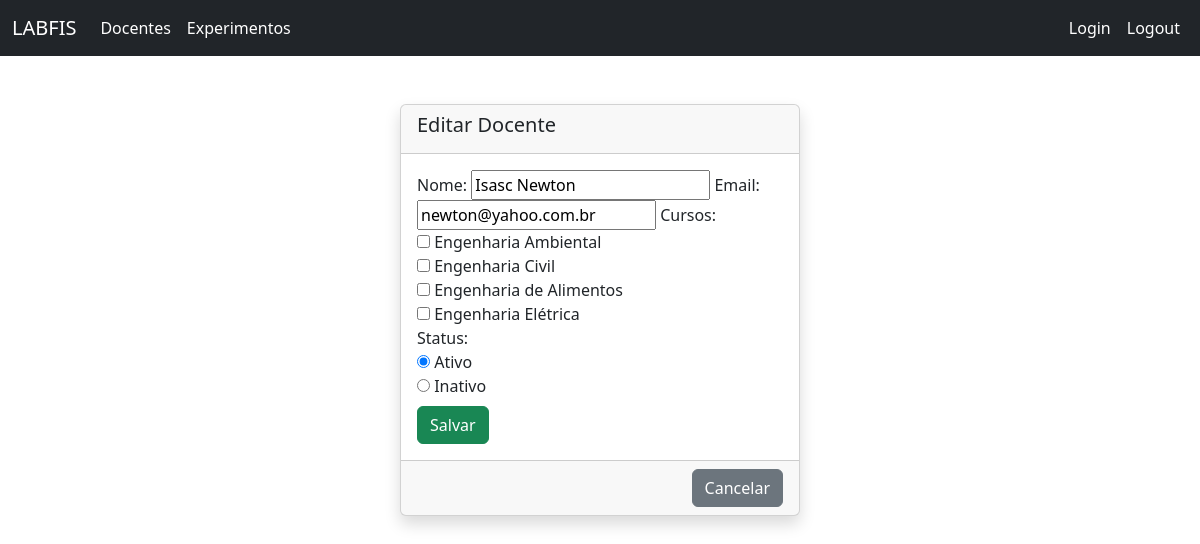
Screenshot of /editar/docente/3 with the database file from the repository.
### docentes/models.py (models this page shows, shortened)
class Docente(models.Model):
    STATUS_CHOICE = (
        ('Ativo', 'Ativo'),
        ('Inativo', 'Inativo'),
    )
    nome = models.CharField(max_length=255, null=False)
    email = models.EmailField(max_length=255, unique=True)
    cursos = models.ManyToManyField(Curso, blank=True)
    status = models.CharField(
        max_length=32,
        choices=STATUS_CHOICE,
        default='Ativo'
    )

class Curso(models.Model):
    nome = models.CharField(max_length=255, null=False, unique=True)
    def __str__(self):
        return self.nome

### docentes/views.py (the view, shortened to what this page needs)
# urls.py: path('editar/<str:obj>/<int:id>', views.update_view, name='update_view'),
def update_view(request, obj, id):
    if request.method == "GET":
        context = {}
        if obj == 'curso':
            curso = Curso.objects.get(id=id)
            form = CursoForm(instance=curso)
        elif obj == 'docente':
            docente = Docente.objects.get(id=id)
            form = DocenteForm(instance=docente)
        context['obj'] = obj
        context['form'] = form
        return render(request, 'docentes/update_view.html', context)

### docentes/forms.py
class DocenteForm(forms.ModelForm):
    STATUS_CHOICE = (
        ('Ativo', 'Ativo'),
        ('Inativo', 'Inativo'),
    )
    class Meta:
        model = Docente
        fields = "__all__"
    cursos = forms.ModelMultipleChoiceField(
        queryset = Curso.objects.all(),
        widget = forms.CheckboxSelectMultiple
    )
    status = forms.ChoiceField(
        widget = forms.RadioSelect,
        choices = STATUS_CHOICE
    )
    label = forms.CharField(
        widget = forms.HiddenInput(),
        initial = 'DocenteForm'
    )

### templates/docentes/update_view.html (shortened to what this page needs)
{% extends '../base.html' %}
{% load bootstrap %}
{% block content %}
<div class="d-flex justify-content-center">
    <div class="card shadow" style="width: 400px; max-width: 90%;">
        <div class="card-header">
            <h5>Editar {{ obj|title }}</h5>
        </div>
        <div class="card-body">
            <form action="" method="post">
                {{ form|bootstrap }}
                <input type="submit" class="btn btn-success mt-2" value="Salvar">
            </form>
        </div>
        <div class="card-footer text-end">
            <a href="{% url 'docentes:detail_view' %}" class="btn btn-secondary">Cancelar</a>
        </div>
    </div>
</div>
{% endblock %}

### rows the page displays
Docente: nome "Isasc Newton", email "newton@yahoo.com.br", status "☑ Ativo ☐ Inativo"

### other values shown
{{ obj|title }} "Docente"
